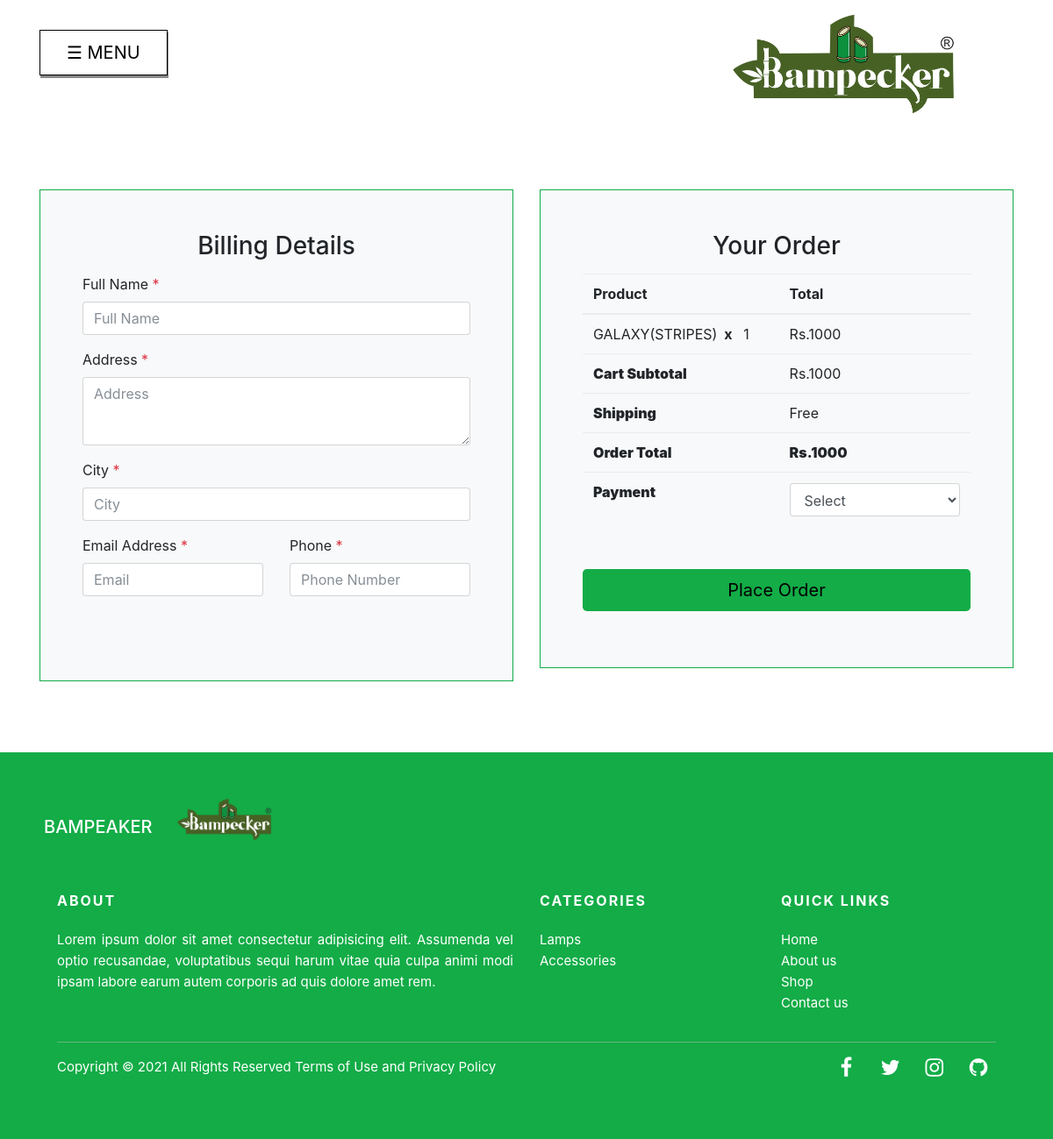
Screenshot of /checkout.php (signed in) with the database file from the repository.
### tables this page shows
CREATE TABLE `cart_tbl` (
  `id` int(11) NOT NULL,
  `user_id` int(11) NOT NULL,
  `p_id` int(11) NOT NULL,
  `p_name` varchar(50) NOT NULL,
  `p_img` varchar(50) NOT NULL,
  `p_mn` varchar(50) NOT NULL,
  `p_length` varchar(50) NOT NULL,
  `p_diameter` varchar(50) NOT NULL,
  `p_price` float NOT NULL,
  `p_type` varchar(50) NOT NULL,
  `quatity` int(11) NOT NULL,
  `total_price` float NOT NULL
);

CREATE TABLE `products_tbl` (
  `id` int(11) NOT NULL,
  `name` varchar(50) NOT NULL,
  `image` varchar(50) NOT NULL,
  `price` float NOT NULL,
  `type` varchar(50) NOT NULL,
  `modal_no` varchar(50) NOT NULL,
  `length` varchar(50) NOT NULL,
  `diameter` varchar(50) NOT NULL,
  `description` varchar(1000) NOT NULL
);

### checkout.php (the view, shortened to what this page needs)
<?php include 'common/connect.php'; ?>
<body>
    <?php include 'common/header.php'; ?>
    <div class="container" style="margin-top:200px;">
        <form method="POST" action="">
        <div class="row">
          <div class="col-md-6 mb-5 mb-md-0 mt-3" >
            <div class="p-3 p-lg-5 border bg-light" style="border:1px solid #13AC47 !important;">
              <h2 class="h3 mb-3 text-black text-center strip">Billing Details</h2>
              <div class="form-group row">
                <div class="col-md-12">
                  <label for="fname" class="text-black">Full Name <span class="text-danger">*</span></label>
                  <input type="text" class="form-control" id="fname" name="fname" placeholder="Full Name" required>
                </div>
              </div>
              <div class="form-group row">
                <div class="col-md-12">
                  <label for="address" class="text-black">Address <span class="text-danger">*</span></label>
                  <textarea name="address" class="form-control" id="address" cols="10" rows="3" required placeholder="Address"></textarea>
                </div>
              </div>
              <div class="form-group row">
                <div class="col-md-12">
                  <label for="city" class="text-black">City <span class="text-danger">*</span></label>
                  <input type="text" class="form-control" id="city" name="city" placeholder="City" required>
                </div>
              </div>
              <div class="form-group row mb-5">
                <div class="col-md-6">
                  <label for="email" class="text-black">Email Address <span class="text-danger">*</span></label>
                  <input type="text" class="form-control" id="email" name="email" placeholder="Email">
                </div>
                <div class="col-md-6">
                  <label for="phone" class="text-black">Phone <span class="text-danger">*</span></label>
                  <input type="text" class="form-control" id="phone" name="phone" placeholder="Phone Number" required>
                </div>
              </div>
            </div>
          </div>
          <div class="col-md-6">
            <div class="row mb-5">
              <div class="col-md-12">
                <div class="p-3 p-lg-5 border bg-light mt-3" style="border:1px solid #13AC47 !important;">
                  <h2 class="h3 mb-3 text-black text-center strip">Your Order</h2>
                  <table class="table site-block-order-table mb-5">
                    <thead>
                      <th>Product</th>
                      <th>Total</th>
                    </thead>
                    <tbody>
                      <?php
                    if(isset($_GET['id'])){
                      $id = base64_decode($_GET['id']);
                              $total = 0;
                              $user_id = $_SESSION['user_id'];
                              $query_cart = "SELECT * FROM `products_tbl` WHERE `id`=$id";
                              $cart = mysqli_query($conn, $query_cart);
                              while( $row = mysqli_fetch_assoc($cart) ){
                            ?>
                                <tr>
                                  <td><?php echo $row['name']; ?><strong class="mx-2">x</strong> 1</td>
                                  <td>Rs.<?php echo $row['price']; ?></td>
                                </tr>
                            <?php
                              $total = $row['price'];
                              }
                          }else{
                            $total = 0;
                            $user_id = $_SESSION['user_id'];
                            $query_cart = "SELECT cart_tbl.id, cart_tbl.p_id, cart_tbl.quatity, cart_tbl.user_id, products_tbl.id, products_tbl.name, products_tbl.price, products_tbl.image FROM `cart_tbl` INNER JOIN `products_tbl` ON cart_tbl.p_id = products_tbl.id WHERE cart_tbl.user_id = $user_id";
                            $cart = mysqli_query($conn, $query_cart);
                            while( $row = mysqli_fetch_assoc($cart) ){
                          ?>
                              <tr>
                                <td><?php echo $row['name']; ?><strong class="mx-2">x</strong> <?php echo $row['quatity']; ?></td>
                                <td>Rs.<?php echo $row['price']*$row['quatity']; ?></td>
                              </tr>
                          <?php
                            $total = $total + ($row['price']*$row['quatity']);
                            }
                          }
                  ?>
                      <tr>
                        <td class="text-black font-weight-bold"><strong>Cart Subtotal</strong></td>
                        <td class="text-black">Rs.<?php echo $total; ?></td>
                      </tr>
                      <tr>
                        <td class="text-black font-weight-bold"><strong>Shipping</strong></td>
                        <td class="text-black">Free</td>
                      </tr>
                      <tr>
                        <td class="text-black font-weight-bold"><strong>Order Total</strong></td>
                        <td class="text-black font-weight-bold"><strong>Rs.<?php echo $total; ?></strong></td>
                      </tr>
                      <tr>
                        <td class="text-black font-weight-bold"><strong>Payment</strong></td>
                        <td class="text-black">
                          <select class="form-control" name="payment_mode" required>
                            <option value="">Select</option>
                          </select>
                        </td>
                      </tr>
                    </tbody>
                  </table>
                  <div class="form-group">
                    <button type="submit" name="place-order" class="btn btn-lg btn-block" style="background-color: #13AC47;cursor:pointer;">Place Order</button>
                  </div>
                </div>
              </div>
            </div>
          </div>
        </div>
        </form>
      </div>
    <?php include 'common/footer.php'; ?>
</body>

### assets/css/style.css (style rules this page uses)
h1, h2, h4 { color: black; }

### common/header.php (style rules this page uses)
.btn { font-weight:400 !important; }

### rows the page displays
cart_tbl: products_tbl.name "GALAXY(STRIPES)", quatity "1", products_tbl.price "1000"

### other values shown
$total "1000"
